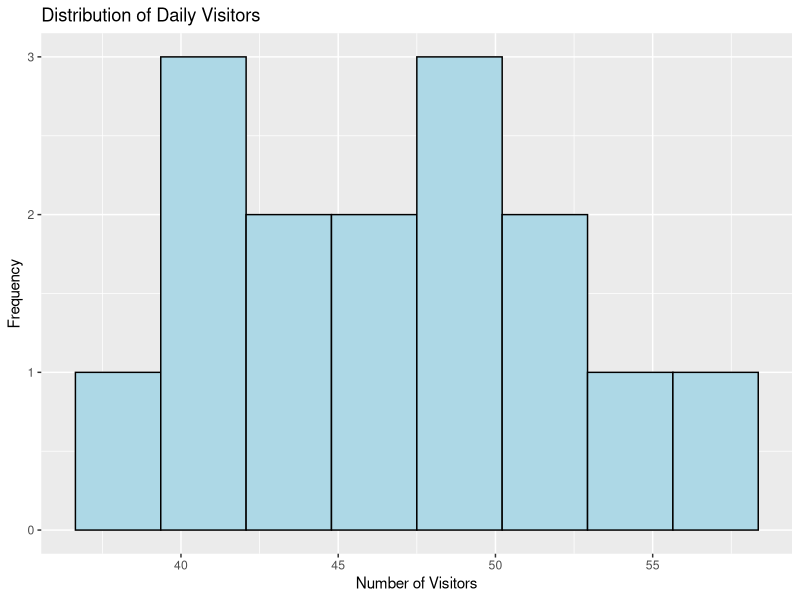
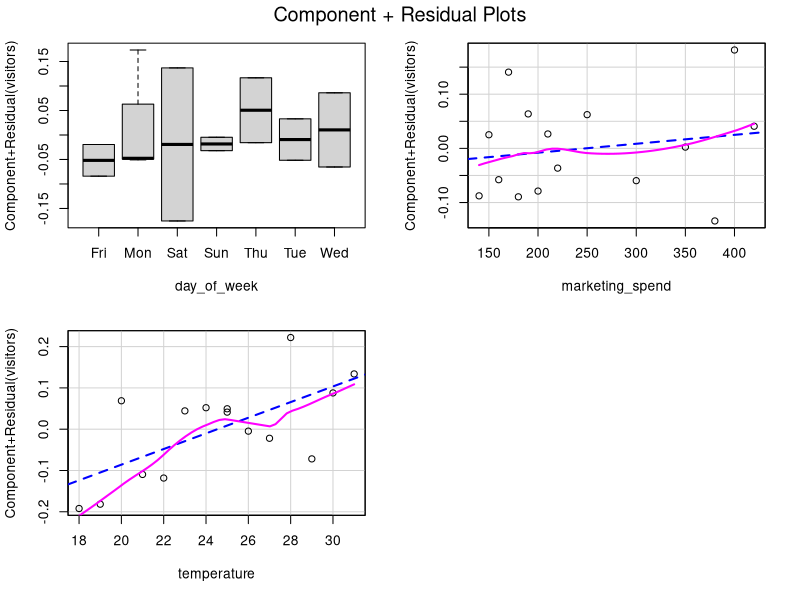
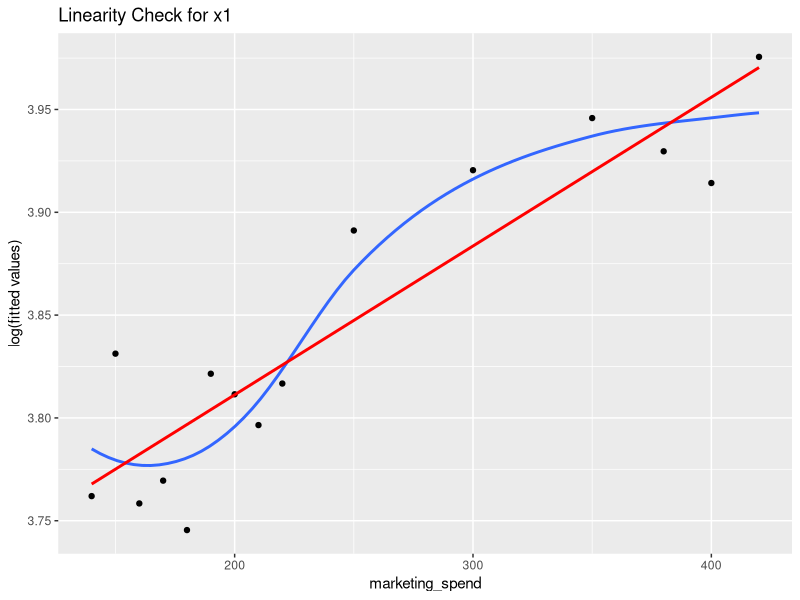
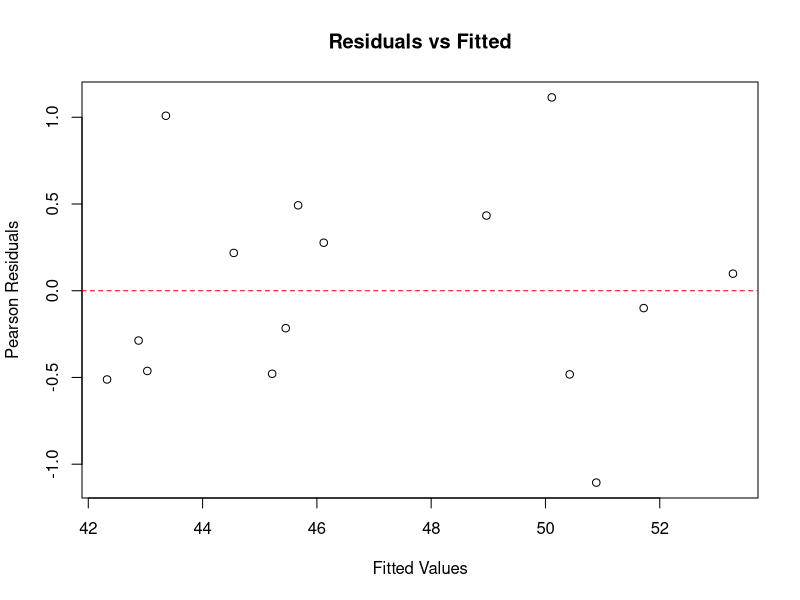

Generate these figures, in order, with R:
## Possion regression
#---------------------
library(dplyr)
library(car)
library(ggplot2)
library(gam)

# Data
data <- data.frame(
  visitors = c(42, 48, 39, 52, 44, 58, 51, 47, 41, 49, 40, 46, 43, 54, 50),
  day_of_week = factor(c("Mon", "Tue", "Wed", "Thu", "Fri", "Sat", "Sun",
                         "Mon", "Tue", "Wed", "Thu", "Fri", "Sat", "Sun", "Mon")),
  marketing_spend = c(200, 150, 180, 250, 220, 400, 350, 300, 160, 190,
                      140, 210, 380, 420, 170),
  temperature = c(22, 25, 19, 24, 26, 28, 30, 27, 21, 23, 18, 25, 29, 31, 20)
)

# check mean vs variance of Y
mean(data$visitors)
var(data$visitors)
var(data$visitors) / mean(data$visitors) # Should be close to 1

# Visualize the distribution of Y
ggplot(data, aes(x = visitors)) +
  geom_histogram(bins = 8, fill = "lightblue", color = "black") +
  labs(title = "Distribution of Daily Visitors",
       x = "Number of Visitors", y = "Frequency")

# fit model
model <- glm(visitors ~ day_of_week + marketing_spend + temperature,
             family = poisson, data = data)
summary(model)

# check assumptions
## method1
crPlots(model) 
## method2
gam_model <- gam(visitors ~ day_of_week + s(marketing_spend) + s(temperature), 
                 family = poisson(), data = data)
glm_model <- glm(visitors ~ day_of_week + marketing_spend + temperature, 
                 family = poisson(), data = data)
AIC(gam_model, glm_model)
anova(glm_model, gam_model, test = "Chisq")
## method3
data$log_fitted <- log(fitted(model))
ggplot(data, aes(x = marketing_spend, y = log_fitted)) +
  geom_point() +
  geom_smooth(method = "loess",se=F) +
  geom_smooth(method = "lm",col="red",se=F) +
  labs(title = "Linearity Check for x1", y = "log(fitted values)")

# Calculate Incidence Rate Ratios (IRRs)
exp(coefficients(model))

# Example with exposure data
data$exposure_days <- c(rep(7, 10), rep(6, 5)) 

# Model with offset
model_offset <- glm(visitors ~ day_of_week + marketing_spend + temperature + 
                      offset(log(exposure_days)), 
                    family = poisson, data = data)
summary(model_offset)

# Create new data for prediction
new_data <- data.frame(
  day_of_week = factor("Fri", levels = levels(data$day_of_week)),
  marketing_spend = 300,
  temperature = 25
)
# Predict expected counts
predicted_counts <- predict(model, newdata = new_data, type = "response")
print(paste("Expected visitors:", round(predicted_counts, 1)))

## check for overdispersion
residual_deviance <- model$deviance
df_residual <- model$df.residual
dispersion <- residual_deviance/df_residual
print(paste("Dispersion statistic:", round(dispersion, 3)))

if (dispersion > 1.5) {
  print("Possible overdispersion detected")
  print("Consider quasi-Poisson or negative binomial models")
}

## residual analysis
fitted_values <- fitted(model)
pearson_residuals <- residuals(model, type = "pearson")
plot(fitted_values, pearson_residuals,
     xlab = "Fitted Values", ylab = "Pearson Residuals",
     main = "Residuals vs Fitted")
abline(h = 0, col = "red", lty = 2)

# what to do in the case of over dispersion
# Fit quasi-Poisson model
quasi_model <- glm(visitors ~ day_of_week + marketing_spend + temperature, 
                   family = quasipoisson, data = data)
